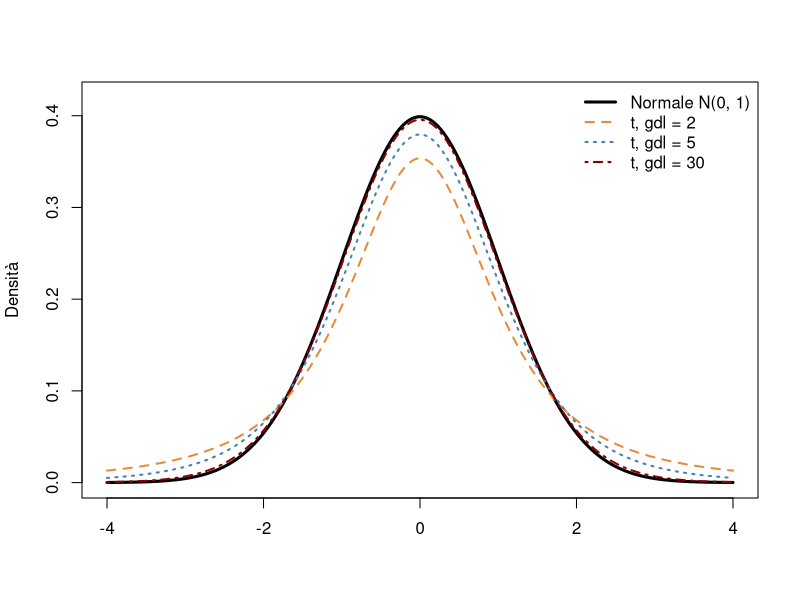
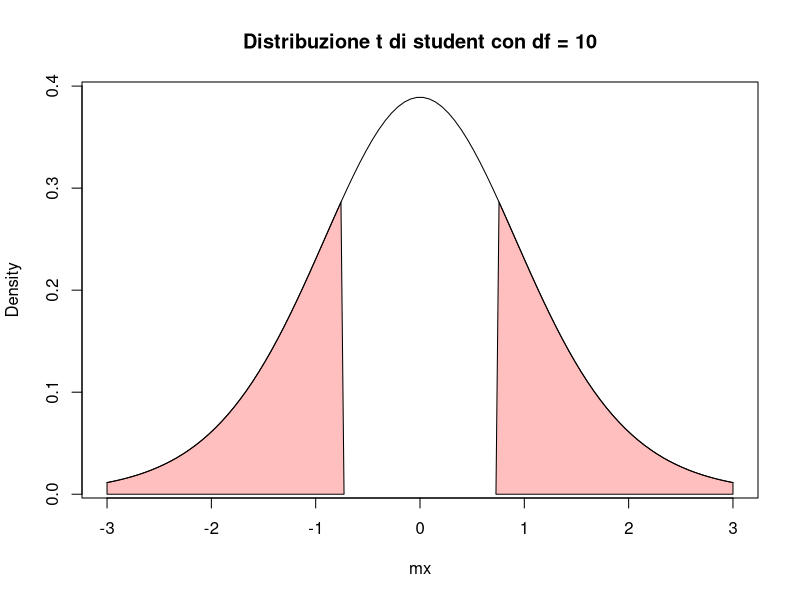
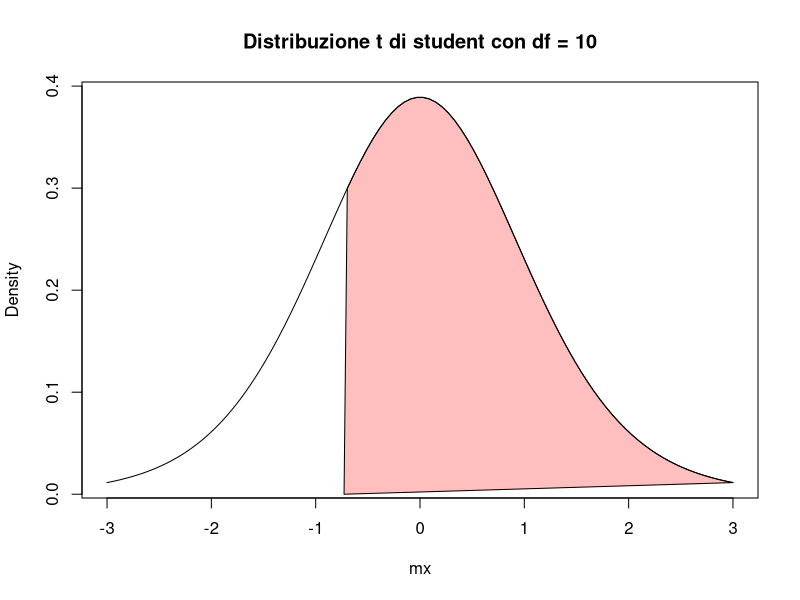
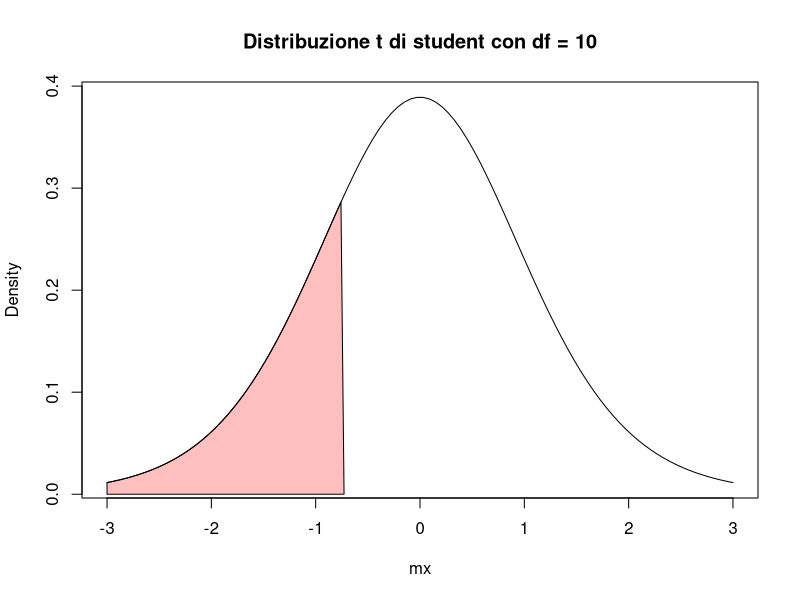

Generate these figures, in order, with R:
## ---- chunk 1
#| echo: false
#| out-width: 75%
#| fig-align: center
#| fig-width: 7
#| fig-height: 4.2
xx <- seq(-4, 4, length.out = 400)
plot(xx, dnorm(xx), type = "l", lwd = 3, col = "black",
     xlab = "", ylab = "Densità", ylim = c(0, 0.42))
lines(xx, dt(xx, df = 2), lwd = 2, lty = 2, col = rgb(230, 140, 60, maxColorValue = 255))
lines(xx, dt(xx, df = 5), lwd = 2, lty = 3, col = rgb(70, 130, 180, maxColorValue = 255))
lines(xx, dt(xx, df = 30), lwd = 2, lty = 4, col = "darkred")
legend("topright", bty = "n", lwd = c(3, 2, 2, 2), lty = 1:4,
       col = c("black", rgb(230, 140, 60, maxColorValue = 255),
               rgb(70, 130, 180, maxColorValue = 255), "darkred"),
       legend = c("Normale N(0, 1)", "t, gdl = 2", "t, gdl = 5", "t, gdl = 30"))
## ---- chunk 2
#| include: false
# stampa l'output di t.test() con i segnaposto tikzmark per le annotazioni
annota_ttest <- function(chiamata) {
  out <- capture.output(eval(parse(text = chiamata)))
  out <- trimws(gsub("\t", "", out), "right")
  while (!nzchar(out[1])) out <- out[-1]
  while (!nzchar(out[length(out)])) out <- out[-length(out)]
  out <- unlist(lapply(out, function(l)
    if (nchar(l) > 72) strwrap(l, 72, exdent = 2) else l))
  mark <- function(x, pattern, name)
    sub(pattern, sprintf("\\\\tikzmarknode{%s}{\\1}", name), x)
  out <- mark(out, "^(.*t-test)$", "test")
  out <- mark(out, "(t = -?[0-9.]+)", "stat")
  out <- mark(out, "(df = [0-9.]+)", "df")
  out <- mark(out, "(p-value [=<] [0-9.e-]+)", "pval")
  out <- mark(out, "((not equal to|less than|greater than) -?[0-9.]+)", "h1")
  i <- grep("confidence interval", out) + 1
  out[i] <- sprintf(" \\tikzmarknode{ic}{%s}", trimws(out[i]))
  j <- grep("^mean (in|of|difference)", out) + 1
  out[j] <- sprintf(" \\tikzmarknode{medie}{%s}", trimws(out[j]))
  cat("```{=latex}\n",
      "\\begin{Verbatim}[commandchars=\\\\\\{\\}, fontsize=\\scriptsize, frame=single, framesep=2mm]\n",
      "> ", chiamata, "\n",
      paste(out, collapse = "\n"),
      "\n\\end{Verbatim}\n```\n", sep = "")
}
## ---- chunk 3
set.seed(999)
x = rnorm(11, mean = 12, sd = 7.5)
mu0 = 10
t.test(x, mu = mu0, alternative = "two.sided")

## ---- chunk 4
#| echo: false
#| results: asis
annota_ttest('t.test(x, mu = mu0)')
## ---- chunk 5
#| echo: false
myt = t.test(x, mu = mu0) # test a due code
## ---- chunk 6
#| echo: false
#| out-width: 60%
#| fig-align: center
mx = seq(-3,3, length.out=100)
plot(mx, dt(mx, df = 10), type = "l", ylab = "Density", 
     main = "Distribuzione t di student con df = 10", cex = 3)
polygon(c(-3, 
          mx[mx < myt$statistic],
          myt$statistic), 
        c(0, dt(mx[mx < myt$statistic], 10), 0), 
        col = rgb(1, 0, 0, 0.25))
polygon(c(abs(myt$statistic), 
          mx[mx > abs(myt$statistic)],
          3), 
        c(0, dt(mx[mx > abs(myt$statistic)], 10), 0), 
        col = rgb(1, 0, 0, 0.25))
## ---- chunk 7
# calcolo p-value
2*(1-pt(abs(-0.72806),10))
## ---- chunk 8
#| echo: false
#| results: asis
annota_ttest('t.test(x, mu = mu0, alternative = "greater")')
## ---- chunk 9
#| echo: false
#| out-width: 60%
#| fig-align: center
mx = seq(-3,3, length.out=100)
plot(mx, dt(mx, df = 10), type = "l", ylab = "Density", 
     main = "Distribuzione t di student con df = 10", cex = 3)
myt = t.test(x, mu = mu0, 
       alternative = "greater") # test a una coda destra
polygon(c((myt$statistic), 
          mx[mx > (myt$statistic)]), 
        c(0, dt(mx[mx > (myt$statistic)], 10)), 
        col = rgb(1, 0, 0, 0.25))
## ---- chunk 10
# calcolo p-value
1-pt(-0.72806, 10)
## ---- chunk 11
#| echo: false
#| results: asis
annota_ttest('t.test(x, mu = mu0, alternative = "less")')
## ---- chunk 12
#| echo: false
#| out-width: 60%
#| fig-align: center
mx = seq(-3,3, length.out=100)
plot(mx, dt(mx, df = 10), type = "l", ylab = "Density", 
     main = "Distribuzione t di student con df = 10", cex = 3)
myt = t.test(x, mu = mu0, 
       alternative = "less") # test a una coda sinistra
polygon(c(-3, 
          mx[mx < myt$statistic],
          myt$statistic), 
        c(0, dt(mx[mx < myt$statistic], 10), 0), 
        col = rgb(1, 0, 0, 0.25))
## ---- chunk 13
# calcolo p-value
pt(-0.72806, 10)
## ---- chunk 14
x = c(12.2, 23.2, 14, 20.3, 9.2, 3.7, 8, 16.8, 3.7, 1.9, 20.5)
y = c(8.5, 3.2, 4, 10.5, 7.7, 3.1, 2, 3.9)
t.test(x, y, var.equal = TRUE, alternative = "two.sided")
## ---- chunk 15
#| echo: false
#| results: asis
annota_ttest('t.test(x, y, var.equal = TRUE)')
## ---- chunk 16
#| echo: false
#| results: asis
annota_ttest('t.test(x, y, var.equal = TRUE, alternative = "greater")')
## ---- chunk 17
#| echo: false
#| results: asis
annota_ttest('t.test(x, y)')
## ---- chunk 18
x = c(5.2, 3.5, 3.4, 7.1, 6.2, 3.0, 1, 4)
y = c(8.5, 3.2, 4, 10.5, 7.7, 3.1, 2, 3.9)
t.test(x, y, paired = TRUE, alternative = "two.sided")
## ---- chunk 19
#| echo: false
#| results: asis
annota_ttest('t.test(x, y, paired = TRUE)')
## ---- chunk 20
#| echo: false
#| results: asis
annota_ttest('t.test(x, y, paired = TRUE, alternative = "less")')
